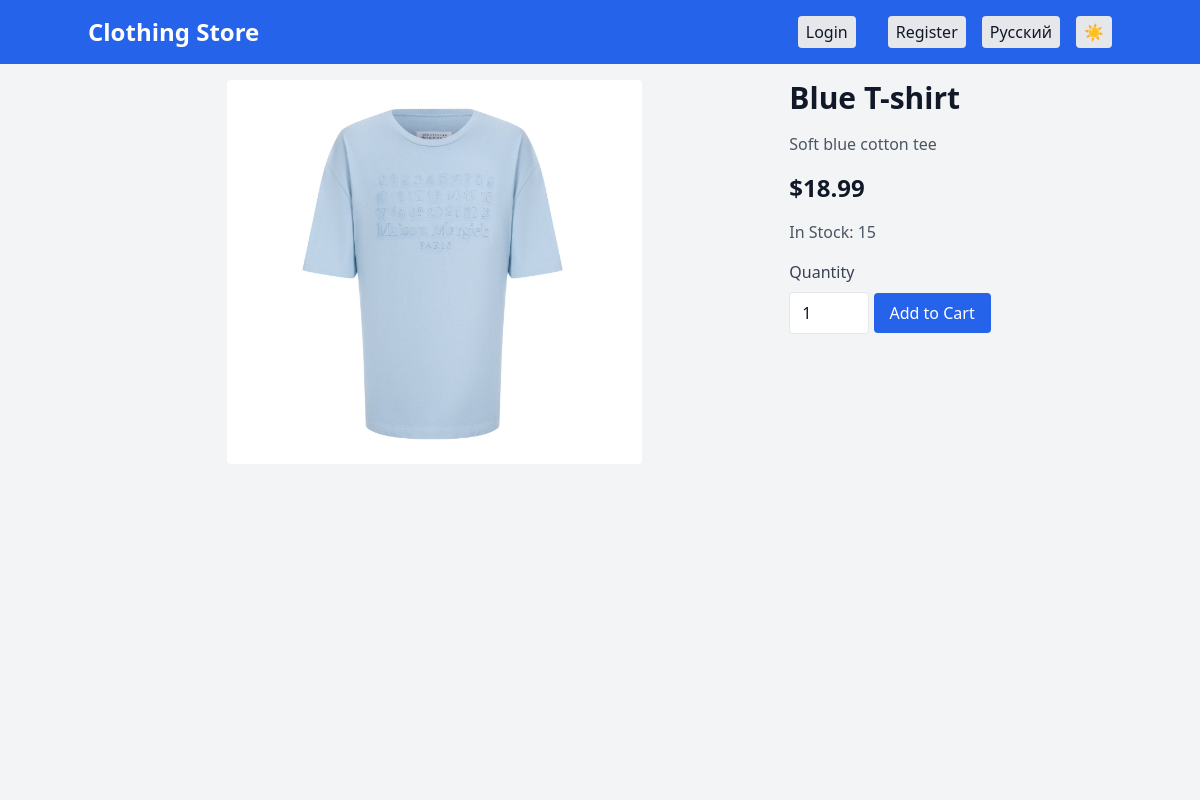
Page /product/6 on the earlier database version.
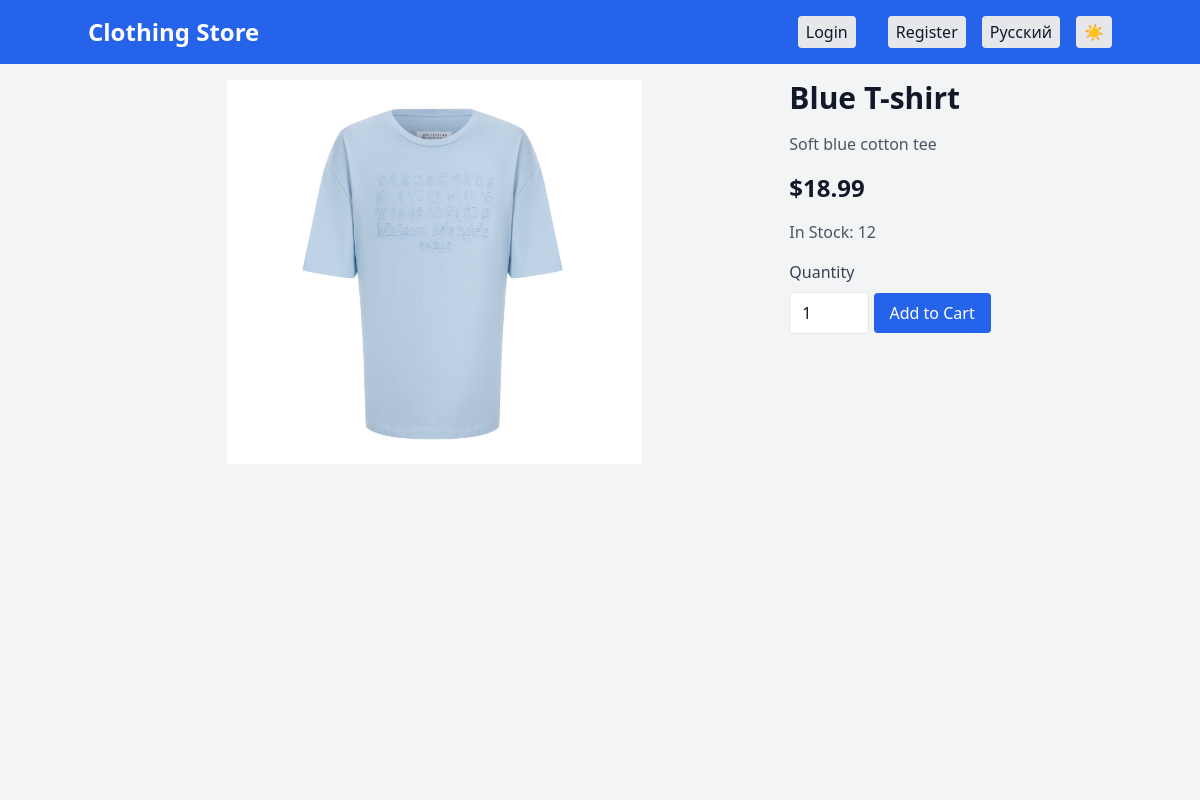
Same page on the later database version.
### server.py (models this page shows)
class Product(db.Model):
    id = db.Column(db.Integer, primary_key=True)
    name_en = db.Column(db.String(120), nullable=False)
    name_ru = db.Column(db.String(120), nullable=False)
    price = db.Column(db.Float, nullable=False)
    description_en = db.Column(db.Text, nullable=True)
    description_ru = db.Column(db.Text, nullable=True)
    image = db.Column(db.String(120), nullable=True)
    stock = db.Column(db.Integer, nullable=False, default=0)
    restock_time = db.Column(db.DateTime(timezone=True), nullable=True)

### server.py (the view)
@app.route('/product/<int:product_id>')
def product_detail(product_id):
    lang = session.get('lang', 'en')
    product = Product.query.get_or_404(product_id)
    return render_template('product.html', product=product, t=translations[lang], lang=lang)

### templates/product.html
{% extends 'base.html' %}
{% block content %}
    <div class="flex flex-col md:flex-row gap-6">
        <div class="relative w-full md:w-2/3 h-96 flex items-center justify-center">
            <img src="{{ url_for('static', filename='images/' + product.image) if product.image and product.image in ['Baggy_Jeans.jpg', 'Baggy_pants.jpg', 'Bandana_T-shirt.jpg', 'Black_T-shirt.jpg', 'BLG_T-shirt.jpg', 'Blue_T-shirt.jpg', 'Cargo_pants.jpg', 'Fashion_boots.jpg', 'Fashion_sneakers.jpg', 'Fashion_t-shirt.jpg', 'Fashionable_T-shirt.jpg', 'Glitter_t-shirt.jpg', 'Gray_sweater.jpg', 'Green_T-shirt.jpg', 'Jeans1.jpg', 'jungle_t-shirt.jpg', 'polo.jpg', 'Red_sneakers.jpg', 'Running_sneakers.jpg', 'Spotted_pants.jpg', 'Sweater.jpg', 'Torn_bt-shirt.jpg', 'Torn_t-shirt.jpg', 'trousers.jpg', 'T-shirt.jpg', 'T-shirt_w_print.jpg', 'turquoise_t-shirt.jpg', 'W_T-shirt.jpg', 'White_boots.jpg'] else 'https://via.placeholder.com/300' }}" alt="{{ product.name_en if lang == 'en' else product.name_ru }}" class="max-h-full max-w-full object-contain rounded">
        </div>
        <div>
            <h1 class="text-3xl font-bold mb-4">{{ product.name_en if lang == 'en' else product.name_ru }}</h1>
            <p class="text-gray-600 dark:text-gray-300 mb-4">{{ product.description_en if lang == 'en' else product.description_ru }}</p>
            <p class="text-2xl font-bold mb-4">${{ "%.2f" % product.price }}</p>
            <p class="text-gray-600 dark:text-gray-300 mb-4">{{ t.stock.format(product.stock) }}</p>
            {% if product.stock > 0 %}
                <form method="POST" action="{{ url_for('add_to_cart', product_id=product.id) }}">
                    <label for="quantity" class="block text-gray-700 dark:text-gray-300 mb-2">{{ t.quantity }}</label>
                    <input type="number" name="quantity" id="quantity" value="1" min="1" max="{{ product.stock }}" class="w-20 border rounded px-3 py-2 mb-4 bg-white dark:bg-gray-700 text-gray-900 dark:text-gray-100">
                    <button type="submit" class="bg-blue-600 dark:bg-blue-700 text-white px-4 py-2 rounded hover:bg-blue-700 dark:hover:bg-blue-600">{{ t.add_to_cart }}</button>
                </form>
            {% else %}
                <p class="text-red-600 dark:text-red-400">{{ t.out_of_stock }}</p>
            {% endif %}
        </div>
    </div>
{% endblock %}

Differences in the rows shown:
changed Product "Blue T-shirt": stock.format "In Stock: 15" → "In Stock: 12"
